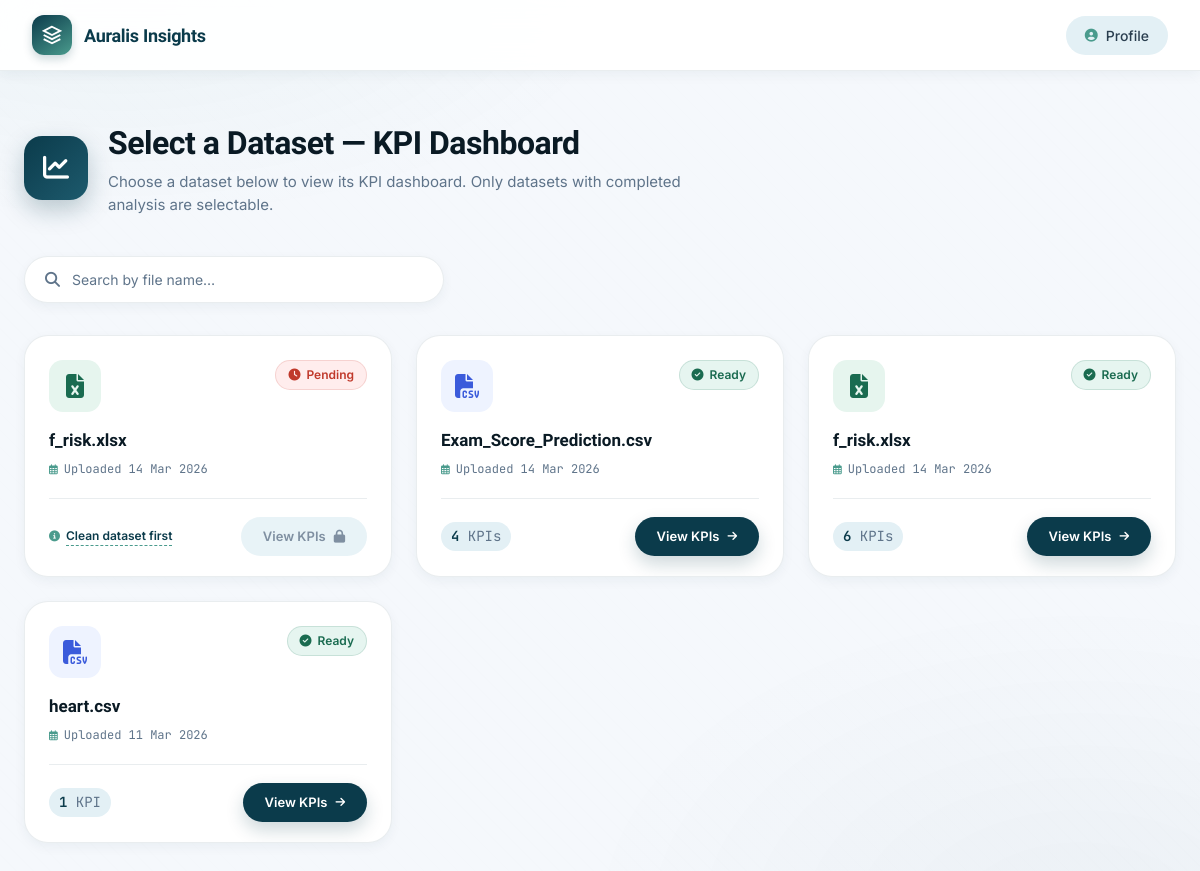
Screenshot of /pick/kpi/ (signed in) with the database file from the repository.
### data_preparation/models.py (models this page shows, shortened)
class Dataset(models.Model):
    user = models.ForeignKey(CustomUser, on_delete=models.CASCADE)
    file = models.FileField(upload_to="datasets/", null=True, blank=True)
    file_name = models.CharField(max_length=255)
    uploaded_at = models.DateTimeField(auto_now_add=True)
    is_processed = models.BooleanField(default=False)
    parent_dataset = models.ForeignKey(
        "self",
        null=True,
        blank=True,
        on_delete=models.SET_NULL,
        related_name="prepared_versions"
    )
    status = models.CharField(
        max_length=20,
        choices=[
            ("original", "Original"),
            ("prepared", "Prepared")
        ],
        default="original"
    )

### kpi_engine/views.py (the view)
# urls.py: path('pick/kpi/',                           views.dataset_picker_kpi,       name='dataset_picker_kpi'),
def dataset_picker_kpi(request):
    user_id = get_user_id(request)
    if not user_id:
        return redirect('login')
    datasets = Dataset.objects.filter(user_id=user_id).order_by('-id')
    for ds in datasets:
        try:
            ar = AnalysisResult.objects.get(cleaning_report__dataset=ds)
            ds.analysis_result_id = ar.id
            ds.kpi_count          = len(ar.result_json.get('kpis', []))
            ds.has_analysis       = True
        except AnalysisResult.DoesNotExist:
            ds.analysis_result_id = None
            ds.kpi_count          = 0
            ds.has_analysis       = False
    return render(request, 'kpi_engine/dataset_picker.html', {
        'datasets':    datasets,
        'picker_mode': 'kpi',
        'page_title':  'Select a Dataset — KPI Dashboard',
        'page_icon':   'fas fa-chart-line',
        'card_action': 'View KPIs',
    })

### kpi_engine/views.py (called while the page is built)
def get_user_id(request):
    return request.session.get('user_id', None)

### templates/kpi_engine/dataset_picker.html (shortened to what this page needs)
<!DOCTYPE html>
<html lang="en">
<head>
<link rel="stylesheet" href="https://cdnjs.cloudflare.com/ajax/libs/font-awesome/6.5.0/css/all.min.css">
</head>
<body>
<div class="topbar">
  <div class="topbar-inner">
    <a href="{% url 'home' %}" class="brand">
      <div class="brand-logo">
        <svg viewBox="0 0 24 24">
          <path d="M12 2L2 7l10 5 10-5-10-5zM2 17l10 5 10-5M2 12l10 5 10-5"/>
        </svg>
      </div>
      <span class="brand-name">Auralis Insights</span>
    </a>
    <a href="{% url 'profile' %}" class="nav-link"><i class="fas fa-user-circle"></i> Profile</a>
  </div>
</div>
<div class="page-wrap">
  <div class="page-header">
    <div class="page-header-top">
      <div class="page-header-icon">
        <i class="{{ page_icon }}"></i>
      </div>
      <div>
        <h1>{{ page_title }}</h1>
        <p>Choose a dataset below to view its
          {% if picker_mode == "kpi" %}KPI dashboard{% else %}interactive dashboard{% endif %}.
          Only datasets with completed analysis are selectable.
        </p>
      </div>
    </div>
  </div>
  <div class="search-wrap">
    <div class="search-box">
      <i class="fas fa-search"></i>
      <input type="text" id="searchInput" placeholder="Search by file name…" autocomplete="off">
    </div>
  </div>
  {% if datasets %}
    <div class="datasets-grid" id="datasetsGrid">
      {% for ds in datasets %}
        <div class="ds-card" data-name="{{ ds.file_name|lower }}">
          <div class="ds-card-top">
            <div class="ds-file-icon {% if ds.file_name|slice:'-5:' == '.xlsx' %}excel{% elif ds.file_name|slice:'-4:' == '.csv' %}csv{% endif %}">
              {% if ds.file_name|slice:"-5:" == ".xlsx" %}
                <i class="fas fa-file-excel"></i>
              {% else %}
                <i class="fas fa-file-csv"></i>
              {% endif %}
            </div>
            {% if ds.has_analysis %}
              <span class="ds-status-badge badge-ready">
                <i class="fas fa-check-circle"></i> Ready
              </span>
            {% elif ds.is_processed %}
              <span class="ds-status-badge badge-no-analysis">
                <i class="fas fa-exclamation-circle"></i> No Analysis
              </span>
            {% else %}
              <span class="ds-status-badge badge-pending">
                <i class="fas fa-clock"></i> Pending
              </span>
            {% endif %}
          </div>
          <div class="ds-name" title="{{ ds.file_name }}">{{ ds.file_name }}</div>
          <div class="ds-meta"><i class="far fa-calendar-alt"></i> Uploaded {{ ds.uploaded_at|date:"d M Y" }}</div>
          <div class="ds-card-footer">
            {% if ds.has_analysis %}
              <div class="ds-kpi-count">
                {{ ds.kpi_count }} <span>KPI{{ ds.kpi_count|pluralize }}</span>
              </div>
              {% if picker_mode == "kpi" %}
                <a href="{% url 'dashboard' ds.analysis_result_id %}" class="btn-action btn-primary">
                  {{ card_action }} <i class="fas fa-arrow-right"></i>
                </a>
              {% else %}
                <a href="{% url 'interactive_dashboard' ds.analysis_result_id %}" class="btn-action btn-primary">
                  {{ card_action }} <i class="fas fa-arrow-right"></i>
                </a>
              {% endif %}
            {% else %}
              <div class="run-hint">
                <i class="fas fa-info-circle"></i>
                <a href="{% url 'dataset_detail' ds.id %}">Clean dataset first</a>
              </div>
              <span class="btn-action btn-muted">
                {{ card_action }} <i class="fas fa-lock"></i>
              </span>
            {% endif %}
          </div>
        </div>
      {% endfor %}
    </div>
  {% endif %}
</div>
</body>
</html>

### rows the page displays
Dataset: is_processed False (drawn), file_name "f_risk.xlsx", uploaded_at "14 Mar 2026", card_action "View KPIs"
Dataset: shows "Ready", file_name "Exam_Score_Prediction.csv", uploaded_at "14 Mar 2026", kpi_count "4", card_action "View KPIs"
Dataset: shows "Ready", file_name "f_risk.xlsx", uploaded_at "14 Mar 2026", kpi_count "6", card_action "View KPIs"
Dataset: shows "Ready", file_name "heart.csv", uploaded_at "11 Mar 2026", kpi_count "1", card_action "View KPIs"

### other values shown
{{ page_title }} "Select a Dataset — KPI Dashboard"
